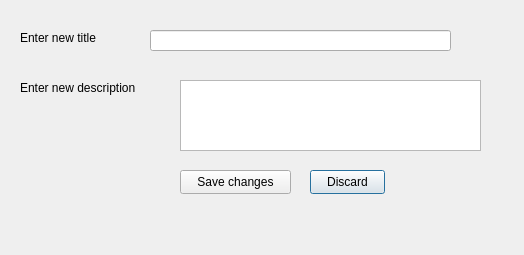
<?xml version="1.0" encoding="UTF-8"?>
<ui version="4.0">
 <class>updateN</class>
 <widget class="QDialog" name="updateN">
  <property name="geometry">
   <rect>
    <x>0</x>
    <y>0</y>
    <width>524</width>
    <height>255</height>
   </rect>
  </property>
  <property name="windowTitle">
   <string>Dialog</string>
  </property>
  <widget class="QTextEdit" name="textEdit">
   <property name="geometry">
    <rect>
     <x>180</x>
     <y>80</y>
     <width>301</width>
     <height>71</height>
    </rect>
   </property>
  </widget>
  <widget class="QPushButton" name="pushButton_2">
   <property name="geometry">
    <rect>
     <x>310</x>
     <y>170</y>
     <width>75</width>
     <height>24</height>
    </rect>
   </property>
   <property name="text">
    <string>Discard</string>
   </property>
  </widget>
  <widget class="QPushButton" name="pushButton">
   <property name="geometry">
    <rect>
     <x>180</x>
     <y>170</y>
     <width>111</width>
     <height>24</height>
    </rect>
   </property>
   <property name="text">
    <string>Save changes</string>
   </property>
  </widget>
  <widget class="QLabel" name="label">
   <property name="geometry">
    <rect>
     <x>20</x>
     <y>30</y>
     <width>111</width>
     <height>16</height>
    </rect>
   </property>
   <property name="text">
    <string>Enter new title</string>
   </property>
  </widget>
  <widget class="QLabel" name="label_2">
   <property name="geometry">
    <rect>
     <x>20</x>
     <y>80</y>
     <width>151</width>
     <height>16</height>
    </rect>
   </property>
   <property name="text">
    <string>Enter new description</string>
   </property>
  </widget>
  <widget class="QLineEdit" name="lineEdit">
   <property name="geometry">
    <rect>
     <x>150</x>
     <y>30</y>
     <width>301</width>
     <height>21</height>
    </rect>
   </property>
  </widget>
 </widget>
 <resources/>
 <connections/>
</ui>
